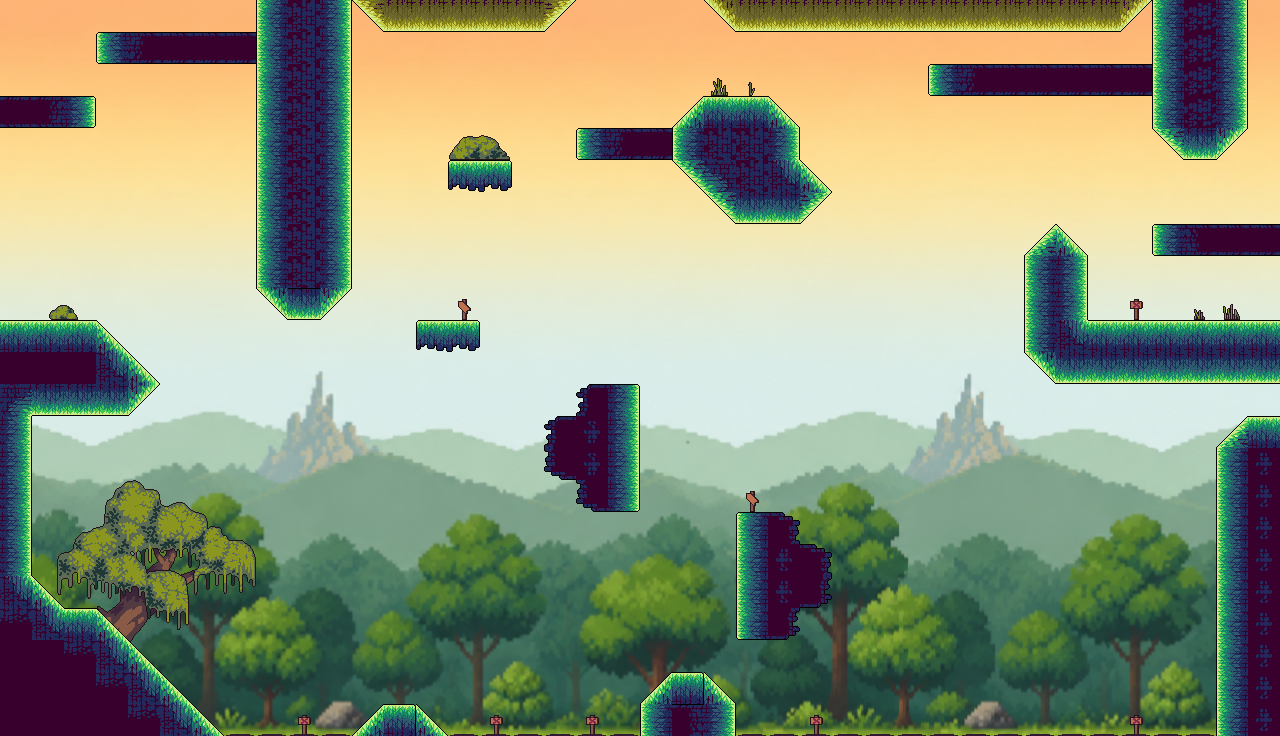

Below is a game level as drawn by its tile map, then a one-line description and the .tmx file that defines it, in full:
An orthogonal 40x23 tile map with 32x32 px tiles, 2 tile layers (Capa de patrones 2, Platforms), 7 tilesets, 1 image layer.

<map version="1.10" tiledversion="1.12.1" orientation="orthogonal" renderorder="right-down" width="40" height="23" tilewidth="32" tileheight="32" infinite="0" nextlayerid="4" nextobjectid="1">
 <tileset firstgid="1" source="Tileset_Tierra_.tsx" />
 <tileset firstgid="97" source="Tileset_Tierra_girado.tsx" />
 <tileset firstgid="193" source="Tileset_cielo.tsx" />
 <tileset firstgid="289" source="Decoracion/Arboles.tsx" />
 <tileset firstgid="421" source="Decoracion/Señales.tsx" />
 <tileset firstgid="433" source="Decoracion/Arbustos.tsx" />
 <tileset firstgid="469" source="Decoracion/Hierba.tsx" />
 <imagelayer id="2" name="Capa de Imagen 1">
  <image source="../Mapas/Tierra arriba.png" width="1280" height="736" />
 </imagelayer>
 <layer id="3" name="Capa de patrones 2" width="40" height="23">
  <data encoding="csv">
0,0,0,0,0,0,0,0,0,0,0,0,0,0,0,0,0,0,0,0,0,0,0,0,0,0,0,0,0,0,0,0,0,0,0,0,0,0,0,0,
0,0,0,0,0,0,0,0,0,0,0,0,0,0,0,0,0,0,0,0,0,0,0,0,0,0,0,0,0,0,0,0,0,0,0,0,0,0,0,0,
0,0,0,0,0,0,0,0,0,0,0,0,0,0,0,0,0,0,0,0,0,0,470,476,0,0,0,0,0,0,0,0,0,0,0,0,0,0,0,0,
0,0,0,0,0,0,0,0,0,0,0,0,0,0,0,0,0,0,0,0,0,0,0,0,0,0,0,0,0,0,0,0,0,0,0,0,0,0,0,0,
0,0,0,0,0,0,0,0,0,0,0,0,0,0,441,442,0,0,0,0,0,0,0,0,0,0,0,0,0,0,0,0,0,0,0,0,0,0,0,0,
0,0,0,0,0,0,0,0,0,0,0,0,0,0,0,0,0,0,0,0,0,0,0,0,0,0,0,0,0,0,0,0,0,0,0,0,0,0,0,0,
0,0,0,0,0,0,0,0,0,0,0,0,0,0,0,0,0,0,0,0,0,0,0,0,0,0,0,0,0,0,0,0,0,0,0,0,0,0,0,0,
0,0,0,0,0,0,0,0,0,0,0,0,0,0,0,0,0,0,0,0,0,0,0,0,0,0,0,0,0,0,0,0,0,0,0,0,0,0,0,0,
0,0,0,0,0,0,0,0,0,0,0,0,0,0,0,0,0,0,0,0,0,0,0,0,0,0,0,0,0,0,0,0,0,0,0,0,0,0,0,0,
0,453,454,0,0,0,0,0,0,0,0,0,0,0,427,0,0,0,0,0,0,0,0,0,0,0,0,0,0,0,0,0,0,0,0,429,0,473,472,0,
0,0,0,0,0,0,0,0,0,0,0,0,0,0,0,0,0,0,0,0,0,0,0,0,0,0,0,0,0,0,0,0,0,0,0,0,0,0,0,0,
0,0,0,0,0,0,0,0,0,0,0,0,0,0,0,0,0,0,0,0,0,0,0,0,0,0,0,0,0,0,0,0,0,0,0,0,0,0,0,0,
0,0,0,0,0,0,0,0,0,0,0,0,0,0,0,0,0,0,0,0,0,0,0,0,0,0,0,0,0,0,0,0,0,0,0,0,0,0,0,0,
0,0,0,0,0,0,0,0,0,0,0,0,0,0,0,0,0,0,0,0,0,0,0,0,0,0,0,0,0,0,0,0,0,0,0,0,0,0,0,0,
0,0,0,0,0,0,0,0,0,0,0,0,0,0,0,0,0,0,0,0,0,0,0,0,0,0,0,0,0,0,0,0,0,0,0,0,0,0,0,0,
0,2147483943,2147483942,2147483941,2147483940,2147483939,2147483938,2147483937,0,0,0,0,0,0,0,0,0,0,0,0,0,0,0,427,0,0,0,0,0,0,0,0,0,0,0,0,0,0,0,0,
0,2147483955,2147483954,2147483953,2147483952,2147483951,2147483950,2147483949,0,0,0,0,0,0,0,0,0,0,0,0,0,0,0,0,0,0,0,0,0,0,0,0,0,0,0,0,0,0,0,0,
0,2147483967,2147483966,2147483965,2147483964,2147483963,2147483962,2147483961,0,0,0,0,0,0,0,0,0,0,0,0,0,0,0,0,0,0,0,0,0,0,0,0,0,0,0,0,0,0,0,0,
0,2147483979,2147483978,2147483977,2147483976,2147483975,2147483974,2147483973,0,0,0,0,0,0,0,0,0,0,0,0,0,0,0,0,0,0,0,0,0,0,0,0,0,0,0,0,0,0,0,0,
0,2147483991,2147483990,2147483989,2147483988,2147483987,2147483986,2147483985,0,0,0,0,0,0,0,0,0,0,0,0,0,0,0,0,0,0,0,0,0,0,0,0,0,0,0,0,0,0,0,0,
0,2147484003,2147484002,2147484001,2147484000,2147483999,2147483998,2147483997,0,0,0,0,0,0,0,0,0,0,0,0,0,0,0,0,0,0,0,0,0,0,0,0,0,0,0,0,0,0,0,0,
0,0,0,0,0,0,0,0,0,0,0,0,0,0,0,0,0,0,0,0,0,0,0,0,0,0,0,0,0,0,0,0,0,0,0,0,0,0,0,0,
0,0,0,0,0,0,0,0,0,429,0,0,0,0,0,429,0,0,429,0,0,0,0,0,0,429,0,0,0,0,0,0,0,0,0,429,0,0,0,0
</data>
 </layer>
 <layer id="1" name="Platforms" width="40" height="23">
  <data encoding="csv">
0,0,0,0,0,0,0,0,3221225584,37,112,1610612971,3221225666,3221225666,3221225666,3221225666,3221225666,2684354794,0,0,0,0,3221225706,3221225666,3221225666,3221225666,3221225666,3221225666,3221225666,3221225666,3221225666,3221225666,3221225666,3221225666,3221225666,3221225707,3221225584,38,112,0,
0,0,0,2147483784,2147483783,2147483836,2147483836,2147483836,3221225584,37,112,0,0,0,0,0,0,0,0,0,0,0,0,0,0,0,0,0,0,0,0,0,0,0,0,0,3221225584,38,112,0,
0,0,0,0,0,0,0,0,3221225584,37,112,0,0,0,0,0,0,0,0,0,0,0,0,0,0,0,0,0,0,536870917,536870929,536870972,536870972,536870972,536870972,536870972,3221225584,38,112,0,
1073742012,1073741959,1073741960,0,0,0,0,0,3221225584,37,112,0,0,0,0,0,0,0,0,0,0,43,2,2,42,0,0,0,0,0,0,0,0,0,0,0,3221225584,38,112,0,
0,0,0,0,0,0,0,0,3221225584,37,112,0,0,0,0,0,0,0,536870917,536870929,536870972,3221225584,37,37,2684354562,0,0,0,0,0,0,0,0,0,0,0,1610612779,3221225474,3221225515,0,
0,0,0,0,0,0,0,0,3221225584,37,112,0,0,0,49,51,0,0,0,0,0,1610612779,1610612791,37,54,42,0,0,0,0,0,0,0,0,0,0,0,0,0,0,
0,0,0,0,0,0,0,0,3221225584,37,112,0,0,0,0,0,0,0,0,0,0,0,1610612779,3221225474,3221225474,2684354602,0,0,0,0,0,0,0,0,0,0,0,0,0,0,
0,0,0,0,0,0,0,0,3221225584,37,112,0,0,0,0,0,0,0,0,0,0,0,0,0,0,0,0,0,0,0,0,0,1610612778,42,0,0,3221225608,3221225607,3221225660,3221225660,
0,0,0,0,0,0,0,0,3221225584,37,112,0,0,0,0,0,0,0,0,0,0,0,0,0,0,0,0,0,0,0,0,0,3221225584,112,0,0,0,0,0,0,
0,0,0,0,0,0,0,0,3221225514,3221225479,3221225515,0,0,0,0,0,0,0,0,0,0,0,0,0,0,0,0,0,0,0,0,0,3221225584,112,0,0,0,0,0,0,
2,2,2,42,0,0,0,0,0,0,0,0,0,49,51,0,0,0,0,0,0,0,0,0,0,0,0,0,0,0,0,0,3221225584,54,2,2,2,2,2,2,
4,4,4,54,42,0,0,0,0,0,0,0,0,0,0,0,0,0,0,0,0,0,0,0,0,0,0,0,0,0,0,0,3221225514,3221225474,3221225474,3221225474,3221225474,3221225474,3221225474,3221225474,
140,3221225474,3221225474,3221225474,3221225515,0,0,0,0,0,0,0,0,0,0,0,0,0,156,104,0,0,0,0,0,0,0,0,0,0,0,0,0,0,0,0,0,0,0,0,
112,0,0,0,0,0,0,0,0,0,0,0,0,0,0,0,0,156,125,112,0,0,0,0,0,0,0,0,0,0,0,0,0,0,0,0,0,0,536870955,2,
112,0,0,0,0,0,0,0,0,0,0,0,0,0,0,0,0,172,125,112,0,0,0,0,0,0,0,0,0,0,0,0,0,0,0,0,0,0,3221225584,3758096424,
112,0,0,0,0,0,0,0,0,0,0,0,0,0,0,0,0,0,172,120,0,0,0,0,0,0,0,0,0,0,0,0,0,0,0,0,0,0,3221225584,3758096424,
112,0,0,0,0,0,0,0,0,0,0,0,0,0,0,0,0,0,0,0,0,0,0,3221225592,3221225644,0,0,0,0,0,0,0,0,0,0,0,0,0,3221225584,3758096424,
112,0,0,0,0,0,0,0,0,0,0,0,0,0,0,0,0,0,0,0,0,0,0,3221225584,3221225597,3221225644,0,0,0,0,0,0,0,0,0,0,0,0,3221225584,3758096424,
1610612876,42,0,0,0,0,0,0,0,0,0,0,0,0,0,0,0,0,0,0,0,0,0,3221225584,3221225597,3221225628,0,0,0,0,0,0,0,0,0,0,0,0,3221225584,3758096424,
14,54,2,42,0,0,0,0,0,0,0,0,0,0,0,0,0,0,0,0,0,0,0,3221225576,3221225628,0,0,0,0,0,0,0,0,0,0,0,0,0,3221225584,3758096424,
4,4,14,54,42,0,0,0,0,0,0,0,0,0,0,0,0,0,0,0,0,0,0,0,0,0,0,0,0,0,0,0,0,0,0,0,0,0,3221225584,3758096424,
4,4,4,14,54,42,0,0,0,0,0,0,0,0,0,0,0,0,0,0,43,3,42,0,0,0,0,0,0,0,0,0,0,0,0,0,0,0,3221225584,3758096424,
4,4,4,4,14,54,42,90,90,90,90,43,3,42,90,90,90,90,90,90,1610612738,2684354573,2684354562,90,90,90,90,90,90,90,90,90,90,90,90,90,90,90,3221225584,3758096424
</data>
 </layer>
</map>
